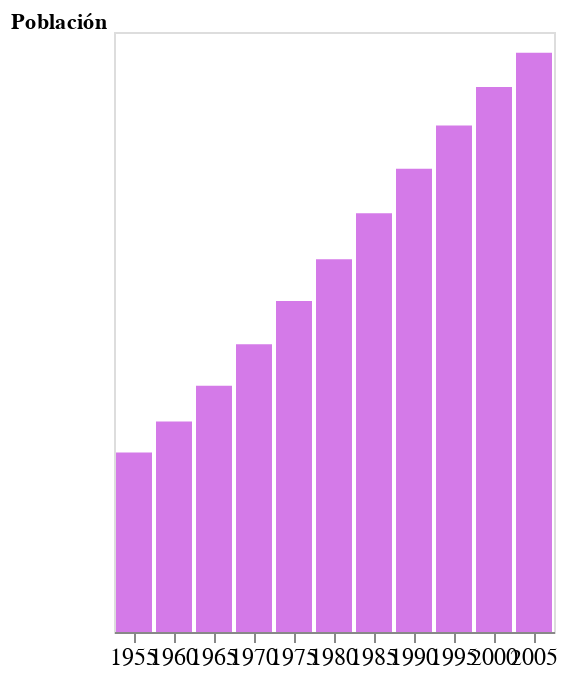

The notebook cell this image was saved under:
### Code cell
barras_dos

### Figure 1 — Vega-Lite specification as saved in the notebook (floating-point values rounded to 4 significant figures)
{"config": {"view": {"continuousWidth": 400, "continuousHeight": 300}}, "data": {"name": "data-aba864ee56f53a3188d399bc2e3218f7"}, "mark": {"type": "bar", "fill": "#D47AE8"}, "encoding": {"x": {"axis": {"labelAngle": 0, "labelFontSize": 12}, "field": "year", "title": "", "type": "ordinal"}, "y": {"axis": {"domain": false, "format": ".2s", "grid": false, "labels": false, "ticks": false, "titleAnchor": "end", "titleAngle": 0}, "field": "pop", "title": "Población", "type": "quantitative"}}, "$schema": "https://vega.github.io/schema/vega-lite/v4.17.0.json", "datasets": {"data-aba864ee56f53a3188d399bc2e3218f7": [{"year": 1955, "country": "Mexico", "cluster": 3, "pop": 32929914, "life_expect": 55.19, "fertility": 6.8}, {"year": 1960, "country": "Mexico", "cluster": 3, "pop": 38578505, "life_expect": 58.3, "fertility": 6.75}, {"year": 1965, "country": "Mexico", "cluster": 3, "pop": 45142399, "life_expect": 60.11, "fertility": 6.75}, {"year": 1970, "country": "Mexico", "cluster": 3, "pop": 52775158, "life_expect": 62.36, "fertility": 6.5}, {"year": 1975, "country": "Mexico", "cluster": 3, "pop": 60678045, "life_expect": 65.03, "fertility": 5.25}, {"year": 1980, "country": "Mexico", "cluster": 3, "pop": 68347479, "life_expect": 67.41, "fertility": 4.25}, {"year": 1985, "country": "Mexico", "cluster": 3, "pop": 76767225, "life_expect": 69.5, "fertility": 3.63}, {"year": 1990, "country": "Mexico", "cluster": 3, "pop": 84913652, "life_expect": 71.45, "fertility": 3.191}, {"year": 1995, "country": "Mexico", "cluster": 3, "pop": 92880353, "life_expect": 73.67, "fertility": 2.671}, {"year": 2000, "country": "Mexico", "cluster": 3, "pop": 99926620, "life_expect": 74.9, "fertility": 2.401}, {"year": 2005, "country": "Mexico", "cluster": 3, "pop": 106202903, "life_expect": 76.19, "fertility": 2.211}]}}
